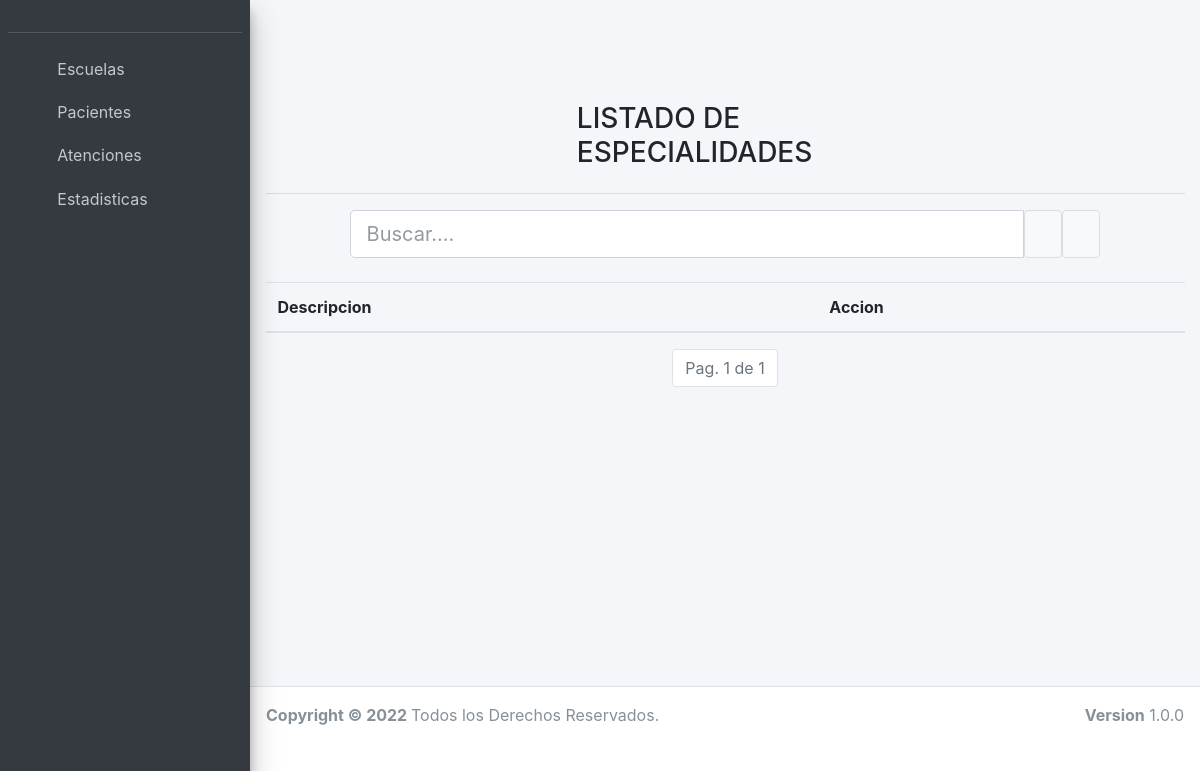
/practicaslistado/, run on an earlier commit of the app's database.
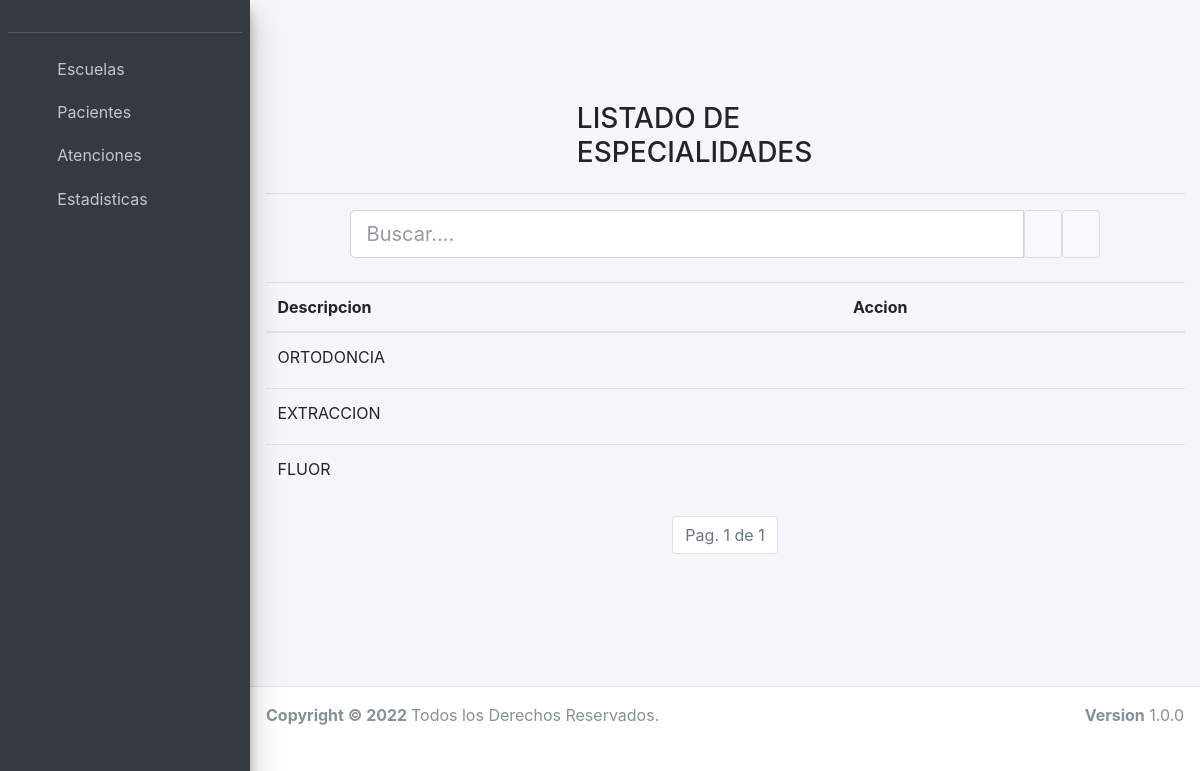
And on a later commit of the database.
### atenciones/models.py (models this page shows, shortened)
class Especialidad(models.Model):
    descripcion = models.CharField(max_length=100, unique=True)
    class Meta:
        verbose_name_plural = "Especialidades"

### atenciones/views.py (the view)
# urls.py: path('practicaslistado/', listadoespecialidades),
def listadoespecialidades(request):
    if "txtBuscar" in request.GET:
        parametro = request.GET.get("txtBuscar")
        if parametro == "":
            consulta = Especialidad.objects.all().order_by('descripcion')
        else:
            consulta = Especialidad.objects.filter(
                descripcion__icontains=parametro).order_by('descripcion')
    else:
        consulta = Especialidad.objects.all().order_by('pk')
    paginador = Paginator(consulta, 20)
    if "page" in request.GET:
        page = request.GET.get('page')
    else:
        page = 1
    resultados = paginador.get_page(page)
    return render(request, 'atenciones/especialidad_list.html', {'resultados': resultados})

### templates/atenciones/especialidad_list.html (shortened to what this page needs)
{% extends 'base.html' %}
{% block content %}
    <div class="container">
        <br>
        <div class="row">
            <div class="col-sm-4"></div>
            <div class="col-sm-4">
                <h3> LISTADO DE ESPECIALIDADES</h3>
            </div>
            <div class="col-sm-4"></div>
        </div>
        <hr>
        <form action="/practicaslistado" method="GET">
            <div class="form-inline">
                <div class="col-10">
                    <div class="input-group input-group-lg">
                        <input class="form-control input-lg" id="txtBuscar" name="txtBuscar" placeholder="Buscar....">
                        <button type="submit" class="btn btn-default" title="Buscar!">
                            <i class="fas fa-search"></i>
                        </button>
                        <button type="button" class="btn btn-default" title="Nuevo Paciente!" onclick="location.href='/practicanueva'">
                            <i class="fas fa-plus"></i>
                        </button>
                    </div>
                </div>
            </div>
            <br>
            <table class="table table-hover" id="tablaDatos">
                <thead>
                    <tr>
                        <th>Descripcion</th>
                        <th>Accion</th>
                    </tr>
                </thead>
                <tbody>
                    {% for resultado in resultados %}
                    <tr>
                        <td>{{resultado.descripcion.upper }}</td>
                        <td>
                            <button type="button" class="btn btn-link btn-sm" onclick="location.href='/practicaeditar/' + {{ resultado.pk }}">
                                <i class="fas fa-pencil-alt"></i>
                            </button>
                        </td>
                    </tr>
                    {% endfor %}
                </tbody>
            </table>
            <nav aria-label="Page navigation">
                <ul class="pagination justify-content-center">
                    <li class="page-item disabled">
                        <a class="page-link">
                            Pag. {{ resultados.number }} de {{ resultados.paginator.num_pages }}
                        </a>
                    </li>
                </ul>
            </nav>
        </form>
    </div>
{% endblock %}

What changed in the data, as far as the page shows it:
added Especialidad: descripcion "ORTODONCIA"
added Especialidad: descripcion "EXTRACCION"
added Especialidad: descripcion "FLUOR"
